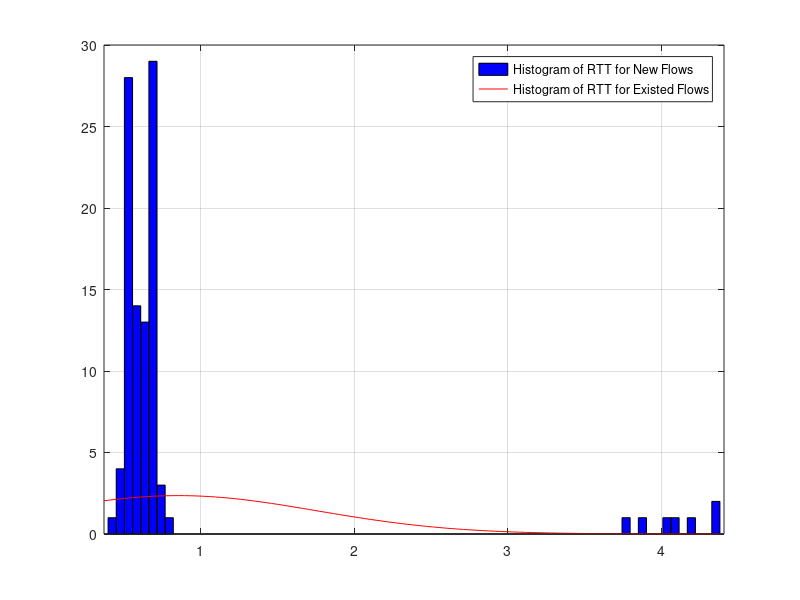

Write MATLAB code to recreate this figure.
clear all
close all
fileID = fopen('secondPing_delay.txt','r');
formatSpec = '%f';
new_flows = fscanf(fileID,formatSpec);
temp = new_flows;
indices = find(temp>10);
temp(indices) = [];
m = mean(temp);
for i = 1:length(new_flows)
   if(new_flows(i) > 14)
       new_flows(i) = m;
   end
end
fileID = fopen('thirdPing_delay.txt','r');
existed_flows = fscanf(fileID,formatSpec);
nbins = 50;
h1 = histfit(new_flows,nbins)
hold on
nbins = 75;
h2 = histfit(existed_flows,nbins)
grid on;
legend('Histogram of RTT for New Flows','Histogram of RTT for Existed Flows')